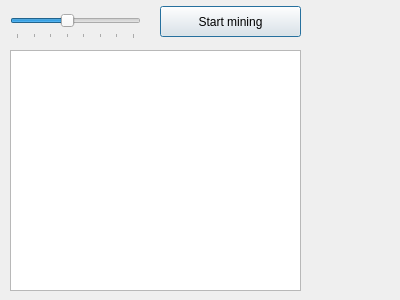
<?xml version="1.0" encoding="UTF-8"?>
<ui version="4.0">
 <class>MiningDialog</class>
 <widget class="QDialog" name="MiningDialog">
  <property name="geometry">
   <rect>
    <x>0</x>
    <y>0</y>
    <width>400</width>
    <height>300</height>
   </rect>
  </property>
  <property name="windowTitle">
   <string>Dialog</string>
  </property>
  <widget class="QPushButton" name="startButton">
   <property name="geometry">
    <rect>
     <x>160</x>
     <y>6</y>
     <width>141</width>
     <height>31</height>
    </rect>
   </property>
   <property name="text">
    <string>Start mining</string>
   </property>
  </widget>
  <widget class="QTableWidget" name="paramsTable">
   <property name="enabled">
    <bool>true</bool>
   </property>
   <property name="geometry">
    <rect>
     <x>10</x>
     <y>50</y>
     <width>291</width>
     <height>241</height>
    </rect>
   </property>
   <attribute name="horizontalHeaderVisible">
    <bool>true</bool>
   </attribute>
  </widget>
  <widget class="QSlider" name="threadsSlider">
   <property name="geometry">
    <rect>
     <x>10</x>
     <y>10</y>
     <width>131</width>
     <height>29</height>
    </rect>
   </property>
   <property name="minimum">
    <number>1</number>
   </property>
   <property name="maximum">
    <number>8</number>
   </property>
   <property name="value">
    <number>4</number>
   </property>
   <property name="tracking">
    <bool>true</bool>
   </property>
   <property name="orientation">
    <enum>Qt::Horizontal</enum>
   </property>
   <property name="tickPosition">
    <enum>QSlider::TicksBelow</enum>
   </property>
   <property name="tickInterval">
    <number>1</number>
   </property>
  </widget>
 </widget>
 <resources/>
 <connections/>
</ui>
